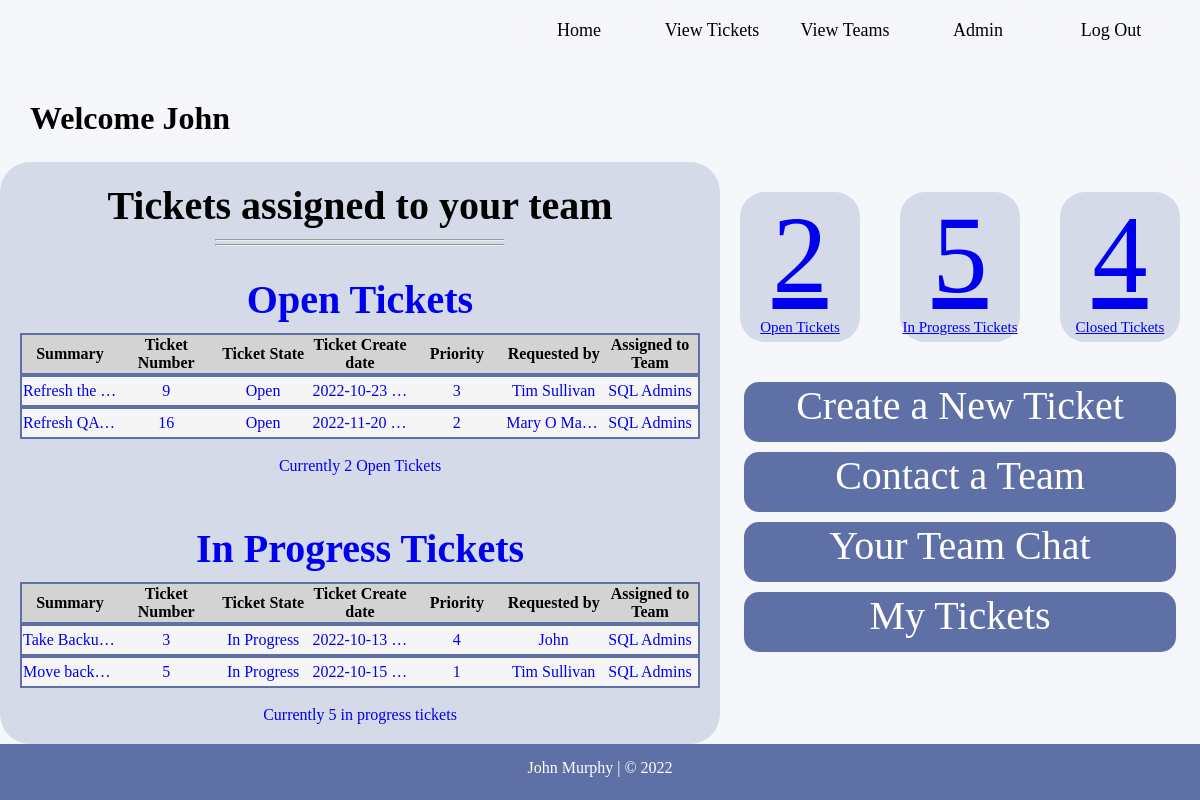
Screenshot of / (signed in) with the database file from the repository.
### TicketDB.py (models this page shows, shortened)
class User(db.Model):
    __tablename__ = "usertable"
    user_id = db.Column(db.Integer, primary_key=True, unique=True, autoincrement=True)
    username = db.Column(db.String(50))
    name = db.Column(db.String(50))
    email = db.Column(db.String(50), unique=True)
    jobTitle = db.Column(db.String(60))
    password = db.Column(db.String(12))
    dateCreated = db.Column(db.DATETIME, default=func.now())
    tasksComplete = db.Column(db.Integer)
    team_id = db.Column(db.Integer, db.ForeignKey(Team.team_id))
    team_user = db.relationship("Team", backref='User')

class Ticket(db.Model):
    __tablename__ = "tickettable"
    ticket_id = db.Column(db.Integer, primary_key=True, unique=True, autoincrement=True)
    user_id = db.Column(db.Integer, db.ForeignKey(User.user_id))
    ticket_user = db.relationship("User", backref='Ticket')
    ticket_created = db.Column(db.String(50), default=func.now())
    description = db.Column(db.String(300))
    state = db.Column(db.String(30), default="Open")
    team_id = db.Column(db.Integer, db.ForeignKey(Team.team_id))
    ticket_team = db.relationship("Team", backref='Ticket')
    contact_num = db.Column(db.String(20))
    priority = db.Column(db.Integer)
    summary = db.Column(db.String(80))
    environment = db.Column(db.String(50))
    ticket_sp_instruction = db.Column(db.String(200))

class Team(db.Model):
    __tablename__ = "teamtable"
    team_id = db.Column(db.Integer, primary_key=True, unique=True, autoincrement=True)
    team_name = db.Column(db.String(50), unique=True)
    team_category = db.Column(db.String(50))

### main.py (the view)
@app.route('/', methods=['GET', 'POST'])
def home():
    if "user" not in session:
        return redirect('/login')
    else:
        user = session["user"]
        loggedteam = User.query.with_entities(User.team_id).filter(User.user_id == user).all()
        loggedteam = str(loggedteam)
        loggedteam = loggedteam.strip("[ ] , ( )")
        username = User.query.with_entities(User.name).filter(User.user_id == user).all()
        username = str(username)
        username = username.strip("[ ] , ( ) '")
        openTickets = Ticket.query.with_entities(Ticket.ticket_id, Ticket.user_id, User.name, Ticket.
                                                 ticket_created, Ticket.description, Ticket.state, Ticket.team_id,
                                                 Team.team_name, User.
                                                 email, Ticket.priority, Ticket.summary, Ticket.environment,
                                                 Ticket.ticket_sp_instruction).join(Team, Ticket.team_id == Team.team_id)\
                                                .join(User, Ticket.user_id == User.user_id).filter(
                                                and_(Ticket.state == 'Open', Ticket.team_id == loggedteam)).limit(3).all()
        openTicketsCount = Ticket.query.with_entities(Ticket.ticket_id, Ticket.user_id, Ticket.team_id).join(Team,
                                                Ticket.team_id == Team.team_id).join(User, Ticket.user_id == User.
                                                user_id).filter(and_(Ticket.state == 'Open', Ticket.team_id ==
                                                loggedteam)).count()
        progTickets = Ticket.query.with_entities(Ticket.ticket_id, Ticket.user_id, User.name, Ticket
                                                 .ticket_created, Ticket.description, Ticket.state, Ticket.team_id,
                                                 Team.team_name, User.email, Ticket.priority, Ticket.summary,
                                                 Ticket.environment, Ticket.ticket_sp_instruction).join(Team,
                                                Ticket.team_id == Team.team_id).join(User, Ticket.user_id == User.
                                                user_id).filter(and_(Ticket.state == 'In Progress'), (Ticket.team_id
                                                == loggedteam)).limit(2).all()
        progTicketsCount = Ticket.query.with_entities(Ticket.ticket_id, Ticket.user_id, Ticket.team_id).join(Team,
                                                Ticket.team_id == Team.team_id).join(User, Ticket.user_id == User.
                                                user_id).filter(and_(Ticket.state == 'In Progress'), (Ticket.
                                                team_id == loggedteam)).count()
        closedTicketsCount = Ticket.query.with_entities(Ticket.ticket_id, Ticket.user_id, Ticket.team_id).join(Team,
                                                   Ticket.team_id == Team.team_id).join(User, Ticket.user_id == User.
                                                   user_id).filter(and_(or_(Ticket.state == 'Fulfilled', Ticket.state ==
                                                   'Closed Incomplete'), Ticket.team_id == loggedteam)).count()
        myClosedTicketsCount = Ticket.query.with_entities(Ticket.ticket_id, Ticket.user_id, User.name, Ticket.
                                ticket_created, Ticket.description, Ticket.state, Ticket.team_id,
                                Team.team_name, User.email, Ticket.priority, Ticket.summary, Ticket.environment,
                                Ticket.ticket_sp_instruction).join(Team, Ticket.team_id == Team.team_id).join(User, Ticket.
                                user_id == User.user_id).filter(and_(or_(Ticket.state == 'Fulfilled', Ticket.state ==
                     'Closed Incomplete'), Ticket.user_id == user, Ticket.team_id != loggedteam)).count()
        total_closed = int(closedTicketsCount) + int(myClosedTicketsCount)
        return render_template('home.html', user=user, openTickets=openTickets, openTicketsCount=openTicketsCount,
                               progTickets=progTickets, progTicketsCount=progTicketsCount,
                               closedTicketsCount=closedTicketsCount, total_closed=total_closed, username=username)

### templates/home.html (shortened to what this page needs)
<!DOCTYPE html>
<html lang="en">
<head>
	<link rel="stylesheet" href="{{ url_for('static', filename='css/ttStyle.css') }}">
</head>
<body>
<div id="wrapper">
	<header id="head-home">
		<ul class="nav-links">
			<a href="/">
				<li id="header-links" class="link-buttons">Home</li>
			</a>
			<a href="/opentickets">
				<li id="header-links" class="link-buttons">View Tickets</li>
			</a>
			<a href="/teams">
				<li id="header-links" class="link-buttons">View Teams</li>
			</a>
			<a href="/admin_data">
				<li id="header-links" class="link-buttons">Admin</li>
			</a>
			<a href="/logout">
			<li id="header-links"class="link-buttons">Log Out</li>
			</a>
		</ul>
	</header>
	<div id="home_welcome">
			<h1>Welcome {{ username }}</h1>
	</div>
	<div id="home-left-outer">
		<h3 class="enquiry-h3">Tickets assigned to your team</h3>
		<hr class="enquiry-hr">
		<hr class="enquiry-hr">
		<div id="home-left-inner">
			<a href="/opentickets"><h3  class="enquiry-h3">Open Tickets</h3></a>
			<table id="hometable">
				<tr id="tableheader">
					<th id="tdlarge">Summary</th>
					<th>Ticket Number</th>
					<th>Ticket State</th>
					<th>Ticket Create date</th>
					<th>Priority</th>
					<th>Requested by</th>
					<th>Assigned to Team</th>
				</tr>
			</table>
			{% for openticket in openTickets %}
			<a href="/ticket/{{ openticket.ticket_id }}">
			<table id="hometable">
				<tr>
					<td id="tdlarge">{{ openticket.summary }}</td>
					<td>{{ openticket.ticket_id }}</td>
					<td>{{ openticket.state }}</td>
					<td>{{ openticket.ticket_created }}</td>
					<td>{{ openticket.priority }}</td>
					<td>{{ openticket.name }}</td>
					<td>{{ openticket.team_name }}</td>
				</tr>
			</table>
			</a>
			{% endfor %}
			<br><a href="/opentickets"><p style="text-align: center;">Currently {{ openTicketsCount }} Open Tickets</p></a>
		</div>
		<div id="home-left-inner">
			<a href="/opentickets#anchor_progress"><h3  class="enquiry-h3">In Progress Tickets</h3></a>
			<table id="hometable">
				<tr id="tableheader">
					<th id="tdlarge">Summary</th>
					<th>Ticket Number</th>
					<th>Ticket State</th>
					<th>Ticket Create date</th>
					<th>Priority</th>
					<th>Requested by</th>
					<th>Assigned to Team</th>
				</tr>
			</table>
			{% for progTicket in progTickets %}
			<a href="/ticket/{{ progTicket.ticket_id }}">
			<table id="hometable">
				<tr>
					<td id="tdlarge">{{ progTicket.summary }}</td>
					<td>{{ progTicket.ticket_id }}</td>
					<td>{{ progTicket.state }}</td>
					<td> {{ progTicket.ticket_created }}</td>
					<td> {{ progTicket.priority }}</td>
					<td>{{ progTicket.name }}</td>
					<td>{{ progTicket.team_name }}</td>
				</tr>
			</table>
			</a>
			{% endfor %}
					<br><a href="/opentickets#anchor_progress"><p style="text-align: center;">Currently {{ progTicketsCount }} in progress tickets</p></a>
		</div>
	</div>
	<div id="home-right-outer">
		<div id="home-right-box_holder">
				<div id = "home_num_1" class = "home-numbox">
					<a href= "/opentickets">
					<p class="large_num">{{ openTicketsCount }}</p>
					<div id = "home_text_1" class = "home-textbox">
						<p class ="small_text">Open Tickets</p>
				</div>
			</a>
			</div>
			<div id = "home_num_2" class = "home-numbox">
				<a href="/opentickets#anchor_progress">
					<p class="large_num">{{ progTicketsCount }}</p>
					<div id = "home_text_2" class = "home-textbox">
						<p class ="small_text">In Progress Tickets</p>
					</div>
				</a>
			</div>
			<div id = "home_num_3" class = "home-numbox">
				<a href="/closedtickets">
					<p class="large_num">{{ total_closed }}</p>
					<div id = "home_text_3" class = "home-textbox">
						<p class ="small_text">Closed Tickets</p>
					</div>
				</a>
			</div>
		</div>
				<div id="home-right-inner">
					<a href="/newticket">
						<div class="home-right-rect">
							<p class="rect_text">Create a New Ticket</p>
						</div>
					</a>
			<a href="/teams">
				<div class="home-right-rect">
					<p class="rect_text">Contact a Team</p>
				</div>
			</a>
			<a href="/teamchat">
				<div class="home-right-rect">
					<p class="rect_text">Your Team Chat</p>
				</div>
			</a>
			<a href="/opentickets#anchor_myTickets">
				<div class="home-right-rect">
					<p class="rect_text">My Tickets</p>
				</div>
			</a>
		</div>
	</div>
</div>
<footer>
	<p>John Murphy | &copy; 2022</p>
</footer>
</body>
</html>

### static/css/ttStyle.css (style rules this page uses)
* { margin:0; }
html, body { height: 100%; }
#wrapper { float:left; width: 100%; min-height: 100vh; padding-bottom: 60px; background:#f6f7fa; box-sizing: border-box; }
#head-home { float: left; width:100%; height:80px; padding-bottom: 20px; box-sizing: border-box; }
ul.nav-links { float: right; height: 60px; margin-top: 12.5px; margin-right: 10px; }
li.link-buttons { float:left; line-height: 35px; width:100px; margin-right: 25px; list-style-type: none; text-align: center; font-size: 18px; border-radius:12px; border-right-width: 4px; border-left-width: 4px; border-right-style: solid; border-left-style: solid; color: #f6f7fa; border-color: #f6f7fa; font-family: PTSans; }
li#header-links { color: #000; }
footer { float: left; width:100%; height:60px; font-family: PTSans; background: #5f70a6; text-align: center; color: #fff; margin-top: -60px; padding-top: 15px; box-sizing: border-box; }
#home_welcome { float: left; width: 70%; padding-top: 20px; padding-left: 30px; padding-bottom: 25px; }
#home-left-outer { float: left; width: 60%; height: auto; background: #d5dae8; border-radius: 30px; padding-top: 20px; }
.enquiry-h3 { font-family: PTSans; font-size: 40px; text-align: center; margin-bottom: 10px; }
.enquiry-hr { width: 40%; margin: 0 auto; margin-top: 3px; }
#home-left-inner { width:100%; height: auto; min-height:100%; border-radius: 30px; margin: 0 auto; margin-top: 10px; padding: 20px; box-sizing: border-box; }
#hometable { width: 100%; border: 2px solid #5f70a6; border-collapse: collapse; table-layout: fixed; text-align: center; background-color: whitesmoke; }
#home-left-inner td { padding-top: 5px; padding-bottom: 5px; }
#home-left-inner a { text-decoration: none; }
#tableheader { text-align: center; background: lightgrey; }
td { text-overflow: ellipsis; white-space: nowrap; overflow: hidden; }
#home-right-outer { float: left; width: 40%; min-height:100%; text-align: center; border-radius: 30px; background: #f6f7fa; padding-top: 20px; }
#home-right-box_holder { float: left; width: 100%; height: 150px; margin: 0 auto; box-sizing: border-box; display: flex; justify-content: space-around; }
.home-numbox { width: 25%; height: 100%; background: #d5dae8; border-radius: 25px; text-align: center; font-size: 110px; box-sizing: border-box; }
.small_text { font-size: 15px; text-align: center; }
#home-right-inner { float: left; border-radius: 30px; width: 100%; height: auto; margin: 0 auto; padding-top: 30px; box-sizing: border-box; justify-content: center; }
.home-right-rect { width: 90%; height: 60px; margin: 0 auto; color: white; background-color: #5f70a6; border-radius: 15px; text-align: center; }
.rect_text { font-size: 40px; }
#home-right-inner p { font-size: 40px; text-decoration: none; margin: 10px 0px; }
#home-right-inner a { text-decoration: none; }

### rows the page displays
User: name "John"
Ticket: summary "Refresh the…", ticket_id "9", state "Open", ticket_created "2022-10-23…", priority "3", name "Tim Sullivan", team_name "SQL Admins"
Ticket: summary "Refresh QA…", ticket_id "16", state "Open", ticket_created "2022-11-20…", priority "2", name "Mary O Ma…", team_name "SQL Admins"
Ticket: summary "Take Backu…", ticket_id "3", state "In Progress", ticket_created "2022-10-13…", priority "4", name "John", team_name "SQL Admins"
Ticket: summary "Move back…", ticket_id "5", state "In Progress", ticket_created "2022-10-15…", priority "1", name "Tim Sullivan", team_name "SQL Admins"

### other values shown
{{ openTicketsCount }} "2"
{{ progTicketsCount }} "5"
{{ total_closed }} "4"
